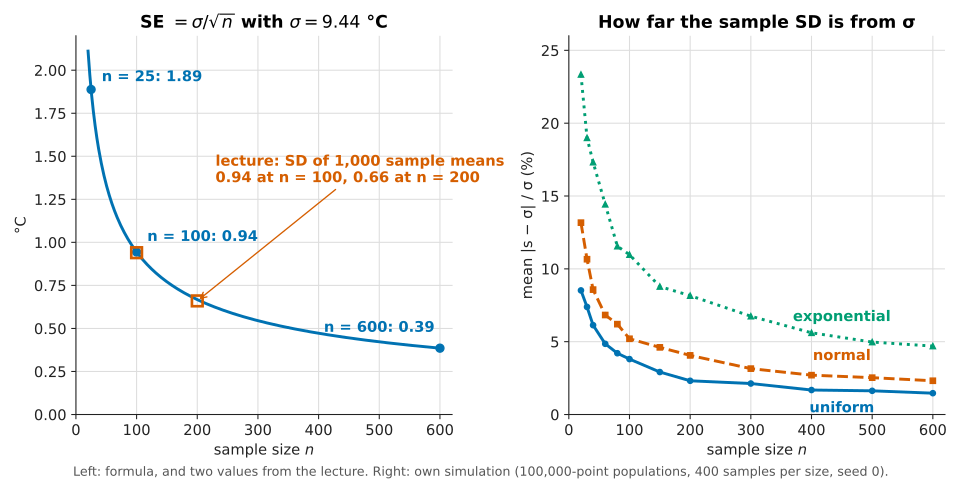

Write the Python code that produced this figure.
"""Figure for the MIT 6.0002 lecture 8 article (create-plot skill). Run: python3 -I <this file>

Left: the standard error of the mean SE = sigma / sqrt(n) for sigma = 9.44 degrees C (the
population standard deviation of the lecture's daily highs), with the two empirical
standard deviations of 1,000 sample means quoted in the lecture (n = 100 and n = 200).
Right: simulated mean relative error of the sample standard deviation (numpy std, ddof=0)
against n, for three populations of 100,000 points, 400 samples per n, fixed seed.
"""
import os
import sys

import numpy as np

sys.path.insert(0, os.path.expanduser("~/.claude/skills/create-plot"))
import plotstyle as ps  # noqa: E402

ps.apply()
fig, (ax1, ax2) = ps.figure(ncols=2, width_ratios=(1, 1))

# Left panel: SE = sigma / sqrt(n)
SIGMA = 9.44
n = np.linspace(20, 600, 400)
c0, ls0, _ = ps.style(0)
ax1.plot(n, SIGMA / np.sqrt(n), color=c0, linestyle=ls0)
for nn, dx, dy, ha in ((25, 8, 4, "left"), (100, 8, 6, "left"), (600, -4, 10, "right")):
    se = SIGMA / np.sqrt(nn)
    ax1.plot([nn], [se], marker="o", color=c0)
    ps.label_end(ax1, nn, se, f"n = {nn}: {se:.2f}", c0, dx=dx, dy=dy, ha=ha,
                 va="top" if dy < 0 else "bottom")
c1 = ps.color(1)
ax1.plot([100, 200], [0.94, 0.66], linestyle="none", marker="s", markersize=8,
         markerfacecolor="none", markeredgecolor=c1, markeredgewidth=2)
ax1.annotate("lecture: SD of 1,000 sample means\n0.94 at n = 100, 0.66 at n = 200",
             xy=(200, 0.66), xytext=(230, 1.35), color=c1, fontweight="bold",
             arrowprops=dict(arrowstyle="->", color=c1))
ax1.set(xlim=(0, 620), ylim=(0, 2.2), xlabel="sample size $n$", ylabel="°C",
        title="SE $= \\sigma/\\sqrt{n}$ with $\\sigma = 9.44$ °C")

# Right panel: relative error of the sample SD, simulated
rng = np.random.default_rng(0)
N = 100_000
pops = [("uniform", rng.random(N)), ("normal", rng.normal(0, 1, N)),
        ("exponential", rng.exponential(2.0, N))]
sizes = np.array([20, 30, 40, 60, 80, 100, 150, 200, 300, 400, 500, 600])
for i, (name, pop) in enumerate(pops):
    sd = pop.std()
    err = []
    for m in sizes:
        d = [abs(sd - pop[rng.choice(N, m, replace=False)].std()) / sd for _ in range(400)]
        err.append(100 * np.mean(d))
    c, ls, mk = ps.style(i)
    ax2.plot(sizes, err, color=c, linestyle=ls, marker=mk, markersize=4)
    lx, dy, va = {"uniform": (450, -8, "top"), "normal": (450, 10, "bottom"),
                  "exponential": (450, 10, "bottom")}[name]
    ly = np.interp(lx, sizes, err)
    ps.label_end(ax2, lx, ly, name, c, dx=0, dy=dy, ha="center", va=va)
ax2.set(xlim=(0, 620), ylim=(0, 26), xlabel="sample size $n$",
        ylabel="mean |s − σ| / σ (%)", title="How far the sample SD is from σ")

ps.caption(fig, "Left: formula, and two values from the lecture. Right: own simulation "
                "(100,000-point populations, 400 samples per size, seed 0).")
ps.save(fig, __file__)
